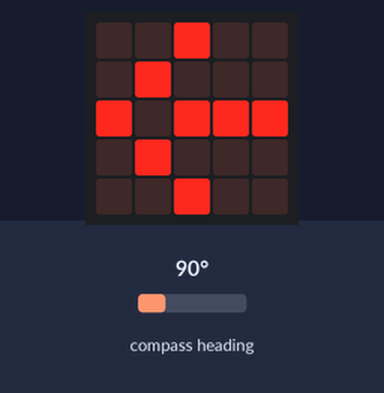
Recording of a program running on a simulated BBC micro:bit (MakeCode). On the bench: the board's 5×5 LED display. The inputs (shaded band) are chosen by the test bench; at power-on: compass heading 90°. The compass is already calibrated.

Above: at 1.6 s.
1.7 s: compass heading set to 49°
4.1 s: compass heading set to 41°
At 6.1 s:
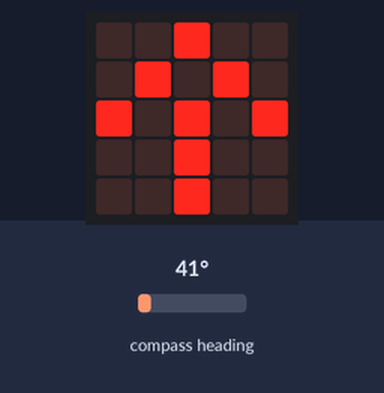
6.4 s: compass heading set to 180°
At 8.0 s:
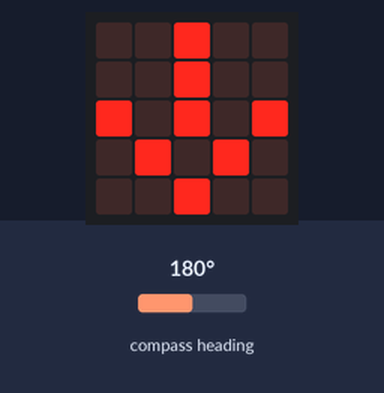
8.5 s: compass heading set to 221°
10.2 s: compass heading set to 225°
At 11.6 s:
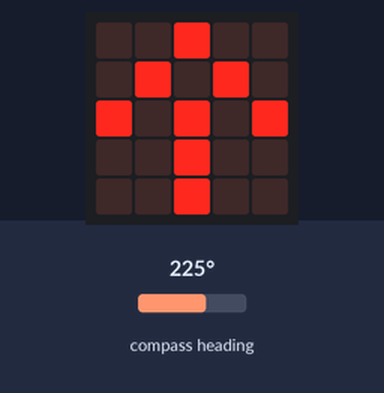
12.6 s: compass heading set to 230°
At 14.6 s:
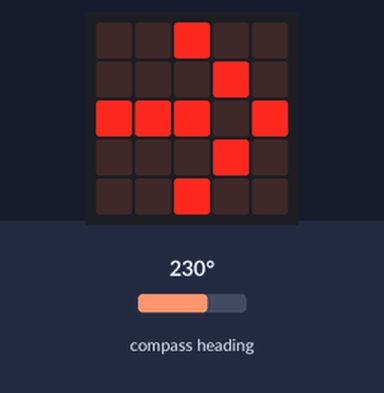
Timing chart, 0 to 15.6 s (numbered marks = the images above; inputs shaded):
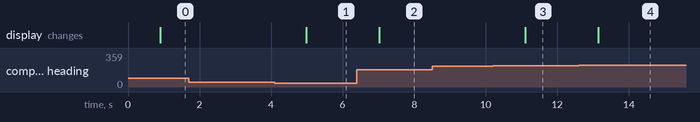

Measured:
- the behaviour switches between 46 and 45° on compass heading (found by bisection; images 0 and 1)
- the behaviour switches between 224 and 225° on compass heading (found by bisection; images 2 and 3)
- the behaviour switches between 226 and 227° on compass heading (found by bisection; images 3 and 4)
- after the input at 1.7 s, every drawn part: stays the same
- after the input at 4.1 s, the display: changes after 0.88 s (image 1)
- after the input at 6.4 s, the display: changes after 0.62 s (image 2)
- after the input at 8.5 s, every drawn part: stays the same
- after the input at 10.2 s, the display: changes after 0.90 s (image 3)
- after the input at 12.6 s, the display: changes after 0.54 s (image 4)

The program:

main.ts
```typescript
let tel = 0
basic.showLeds(`
    . # # # .
    # . # . #
    # . # . #
    # . . . #
    . # # # .
    `)
basic.forever(function () {
    tel = input.compassHeading()
    basic.pause(500)
    basic.clearScreen()
    if (tel > 45 && tel < 134) {
        basic.showLeds(`
            . . # . .
            . # . . .
            # . # # #
            . # . . .
            . . # . .
            `)
    } else if (tel > 135 && tel < 225) {
        basic.showLeds(`
            . . # . .
            . . # . .
            # . # . #
            . # . # .
            . . # . .
            `)
    } else if (tel > 226 && tel < 317) {
        basic.showLeds(`
            . . # . .
            . . . # .
            # # # . #
            . . . # .
            . . # . .
            `)
    } else {
        basic.showLeds(`
            . . # . .
            . # . # .
            # . # . #
            . . # . .
            . . # . .
            `)
    }
    basic.pause(100)
})
```

test.ts
```typescript
// tests gaan hier; deze zal niet worden gecompileerd wanneer dit pakket wordt gebruikt als extensie.
```
